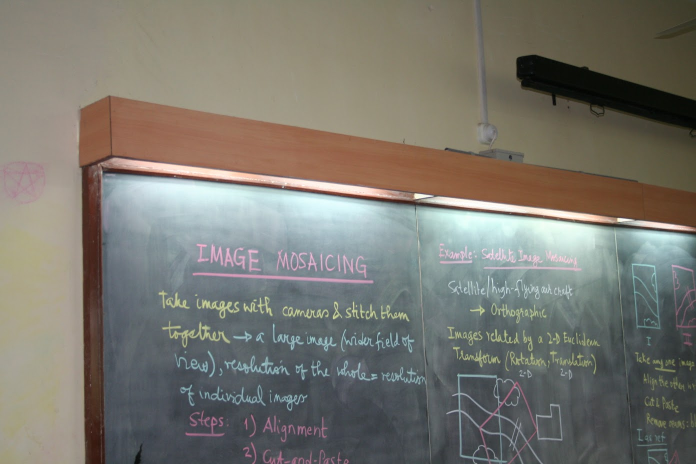
#> input picture images/0.jpg, 1392 x 928 px (shown at 1/2 size)
$ python -i func.py   (imports and definitions only)
#> lines starting #> are read from the running program, lines starting #| are printed output that depends on the picture
import cv2
import numpy as np
import imutils

class Main:
	def __init__(self):
		self.isv3 = imutils.is_cv3()
		print(self.isv3)

	def stitch(self, images, ratio=0.75, reprojThresh=4.0,
		showMatches=False):
		# unpack the images, then detect keypoints and extract
		# local invariant descriptors from them
		(imageB, imageA) = images
		(kpsA, featuresA) = self.detectAndDescribe(imageA)
		(kpsB, featuresB) = self.detectAndDescribe(imageB)

		# match features between the two images
		M = self.matchKeypoints(kpsA, kpsB,
			featuresA, featuresB, ratio, reprojThresh)

		# if the match is None, then there aren't enough matched
		# keypoints to create a panorama
		if M is None:
			return None

		# otherwise, apply a perspective warp to stitch the images
		# together
		(matches, H, status) = M
		result = cv2.warpPerspective(imageA, H,
			(imageA.shape[1] + imageB.shape[1], imageA.shape[0]))
		result[0:imageB.shape[0], 0:imageB.shape[1]] = imageB

		# check to see if the keypoint matches should be visualized
		if showMatches:
			vis = self.drawMatches(imageA, imageB, kpsA, kpsB, matches,
				status)

			# return a tuple of the stitched image and the
			# visualization
			return (result, vis)

		# return the stitched image
		return result

	# [66 lines left out: functions detectAndDescribe, matchKeypoints, drawMatches, not called in this run]

>>> import cv2
>>> picture = cv2.imread('images/0.jpg', cv2.IMREAD_GRAYSCALE)
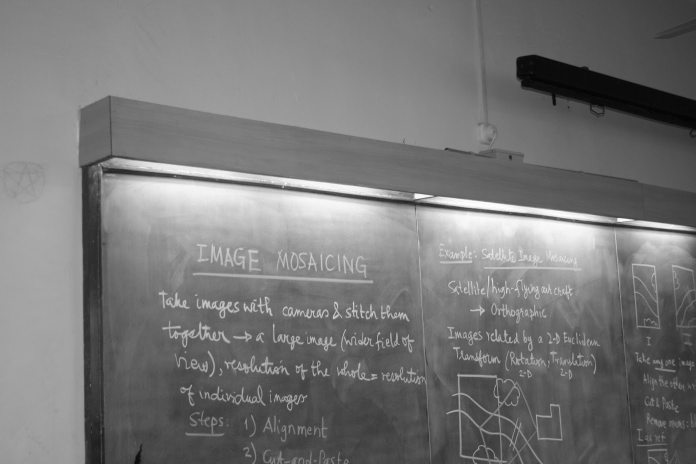
#> picture: shape (928, 1392) (shown at 1/2 size); min 0, max 255, mean 119
>>> result = Main().stitch(picture)
#> (the run stopped early here; a loop or call above may not have finished)

$ run again, on images/1.jpg
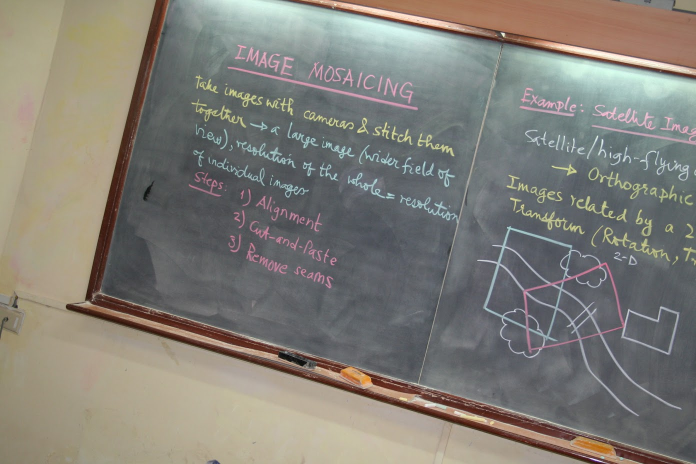
#> input picture images/1.jpg, 1392 x 928 px (shown at 1/2 size)
#> `picture = cv2.imread('images/0.jpg', cv2.IMREAD_GRAYSCALE)`:
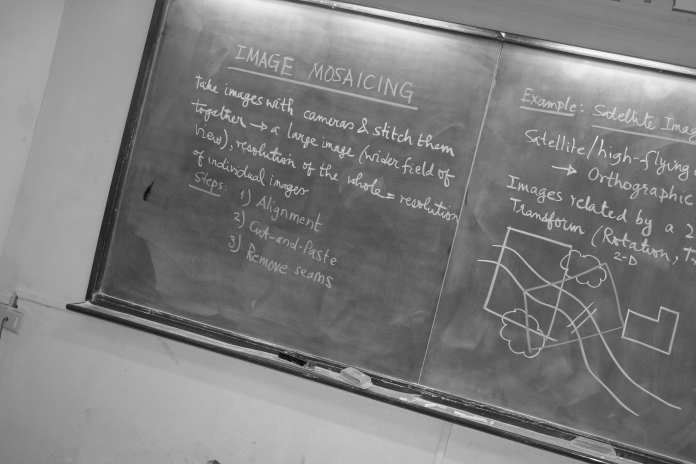
#> picture: shape (928, 1392) (shown at 1/2 size); min 2, max 255, mean 126.8

$ run again, on images/2.jpg
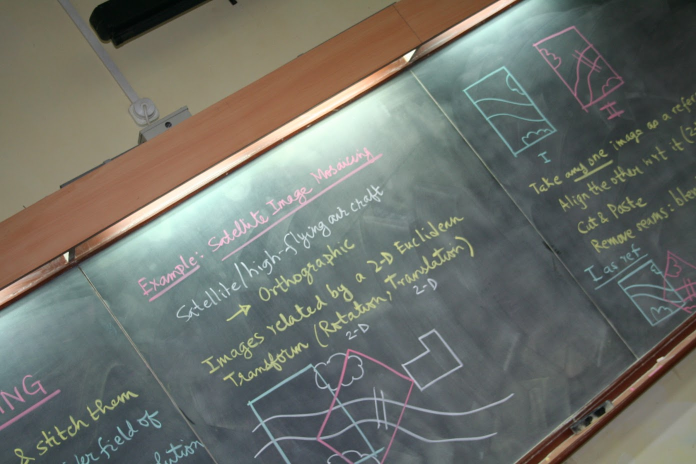
#> input picture images/2.jpg, 1392 x 928 px (shown at 1/2 size)
#> `picture = cv2.imread('images/0.jpg', cv2.IMREAD_GRAYSCALE)`:
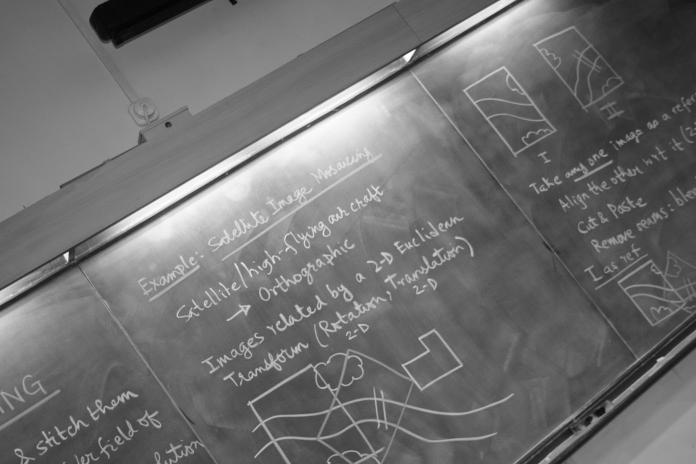
#> picture: shape (928, 1392) (shown at 1/2 size); min 2, max 255, mean 111.4

$ run again, on images/3.jpg
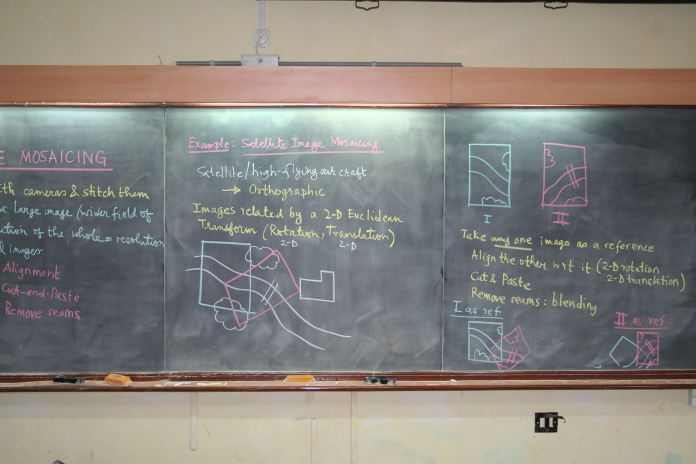
#> input picture images/3.jpg, 1392 x 928 px (shown at 1/2 size)
#> `picture = cv2.imread('images/0.jpg', cv2.IMREAD_GRAYSCALE)`:
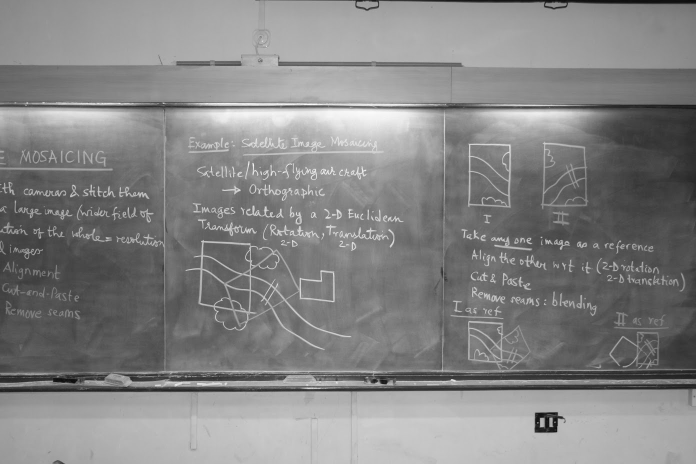
#> picture: shape (928, 1392) (shown at 1/2 size); min 6, max 255, mean 132.7
